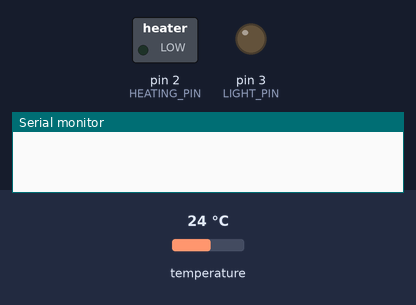
Simulated run of this sketch. Board: Arduino Uno, built with avr-gcc and run on an emulated ATmega328P. Shown: switched loads named in the sketch (green lamp = pin HIGH), output pins drawn as LEDs (lit = HIGH), the last lines printed to the serial monitor. Inputs (shaded band) come from the test bench; at power-on: temperature 24 °C.

Above: at 1.2 s.
1.3 s: temperature set to 25.3 °C
At 1.9 s:
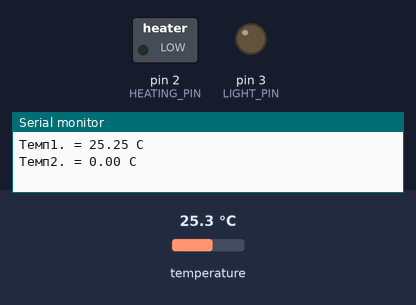
3.3 s: temperature set to 12 °C
At 5.1 s:
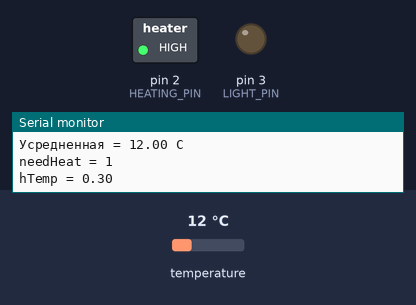
9.0 s: temperature set to 28 °C
At 10.8 s:
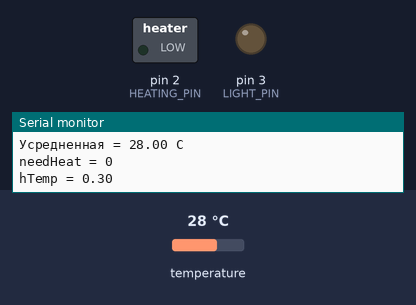
15.1 s: temperature set to 19 °C
At 17.7 s:
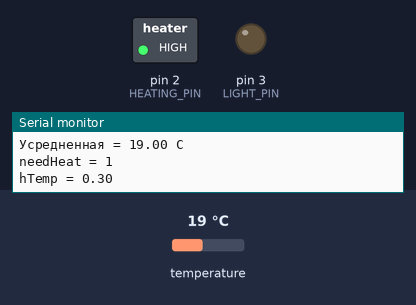
Timing chart, 0 to 22.2 s (numbered marks = the images above; inputs shaded):
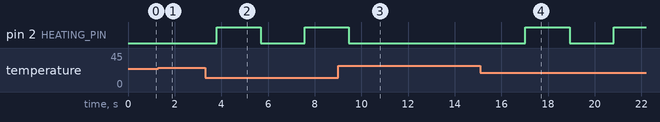

The sketch:

Aqua_server_SerialPrint.ino
```cpp
#include <OneWire.h>
#include "DallasTemperature.h"
#include <EEPROM.h>


// линия данных на пине 4
#define ONE_WIRE_PIN 4
// реле обогревателя управляется с пина 2
#define HEATING_PIN 2
// яркость освещения пин 3
#define LIGHT_PIN 3

// создаем экземпляр (oneWire) объекта
OneWire oneWire(ONE_WIRE_PIN);

// передаем ссылку на объект oneWire библиотеке DallasTemperature
DallasTemperature sensors(&oneWire);

// общее количество подключенных датчиков
const int cntSens = 2;

// переменная для считывания адресов датчиков
DeviceAddress SensorAdress;


// массив адресов текущих датчиков
DeviceAddress SensorsAdreses[cntSens];
// массив калибровочных коэфф. текущих датчиков
float SensorsCals[cntSens];

// количество датчиков с коэффицентами калибровки
const int cntCalSens = 3;

// массив структуры линейных калибровочных коэффициентов для датчиков
// при добавлении нового элемента нужно соответственно увеличить размерность
struct calibreSensors {
  DeviceAddress sensAddr;       // адрес датчика
  float calibreVal;             // калибровочный коэфф. датчика
} sensAddrCalibre[cntCalSens];  // создаем экземпляр в виде массива


// структура для передачи на панель управления
struct forSend {
  byte intPartTemp1;          // целая часть температуры датчика 1
  byte fractPartTemp1;        // дробная часть температуры датчика 1 (2 знака)
  byte intPartTemp2;          // целая часть температуры датчика 2
  byte fractPartTemp2;        // дробная часть температуры датчика 2 (2 знака)
  byte intPartTempSet;        // целая часть температуры для регулировки
  byte fractPartTempSet;      // дробная часть температуры для регулировки (2 знака)
  byte packFlags;             // упакованные флаги состояний
  byte CRC8_sum;              // контрольная сумма
} packForSend;                // создаем экземпляр

// структура для принятых от панели данных
struct receivedFrom {
  byte intPartTempSet;        // целая часть температуры для регулировки
  byte fractPartTempSet;      // дробная часть температуры для регулировки (2 знака)
  byte packFlags;             // упакованные флаги состояний (0-включить свет, 1-установить новое значение рег)
  byte CRC8_sum;              // контрольная сумма
} packReceivedFrom;           // создаем экземпляр


float EEMEM needTemp_addr;    // адрес сохраненной температуры в EEPROM

int deviceTmpCount = 0;       // количество подключенных температурных датчиков
float tempC[cntSens];         // массив для значений температуры
float tempCCal[cntSens];      // массив для калибровок значений температуры
int periodMeasure = 1000;     // задержка между запросами температуры (миллисекунды)
int periodSend = 1000;        // задержка между отправкой данных (миллисекунды)
uint32_t timerForTemp;        // таймер для задержки запросов (uint32_t = unsigned long)
uint32_t timerForSend;        // таймер для отправки данных в COM порт


int i;
int j;
int k;
float tmpTemp;


// переменные для регулировки температуры
int alrmMinTmp = 10;          // минимально допустимая температура "достоверности"
int alrmMaxTmp = 50;          // максимально допустимая температура "достоверности"
int minTmp = 17;              // минимально допустимая температура "регулирования"
int maxTmp = 29;              // максимально допустимая температура "регулирования"
float avrCurTemp;             // усредненное значение температуры с нескольких датчиков
float needTemp = 25;          // установленная для удержания температура (считываем из EEPROM)
float needNewTemp;            // новое значение для регулирования
float hTemp = 0.3;            // гистерезис для регулировки температуры
bool needHeat;                // флаг включения\отключения обогревателя
bool lastStateHeat;           // состояние нагревателя с предыдущего скана
bool needSetTemp = false;     // флаг установки нового значения регулирования
bool needSwichLight;          // флаг нажатия кнопки включения освещения
bool lightON;                 // флаг состояния освещения
bool needRst;                 // флаг перезагрузки
float curLighting;            // значение яркости лампы
forSend lastPackForSend;      // состояние структуры для передачи с предыдущего скана


void setup() {
  Serial.begin(9600);
  sensors.begin();    // запускаем библиотеку DallasTemperature

  needHeat = false;   // при старте обогреватель отключен
  lastStateHeat = false;

  lightON = false;    // при старте свет выключен
  curLighting = 0;

  pinMode(HEATING_PIN, OUTPUT);
  pinMode(LIGHT_PIN, OUTPUT);

  timerForTemp = millis();  // типа инициализируем таймер
  timerForSend = millis();

  needRst = false;


  // записываем калибровочные коэффициенты для известных датчиков
  // при добавлении нового датчика - нужно увеличить размерность экземпляра структуры выше
  sensAddrCalibre[0] = (calibreSensors) {{0x28, 0xAA, 0xCD, 0x04, 0x4F, 0x14, 0x01, 0xAA}, 0.41};
  sensAddrCalibre[1] = (calibreSensors) {{0x28, 0xE3, 0x5B, 0x79, 0x97, 0x10, 0x03, 0xEC}, 1.10};
  sensAddrCalibre[2] = (calibreSensors) {{0x28, 0x55, 0xAB, 0x16, 0xA8, 0x01, 0x3C, 0xA3}, 0.00};


  deviceTmpCount = sensors.getDeviceCount();    // запрос количества датчиков
  if (deviceTmpCount > cntSens) {
    Serial.println("Devices is more then defined! Find " + String(deviceTmpCount) + " devices");
    deviceTmpCount = cntSens;
  }
  for (i=0; i < deviceTmpCount; i++) {
    // считываем адреса подключенных датчиков
    sensors.getAddress (SensorsAdreses[i], i);
    // обнуляем коэфф. калибровки
    SensorsCals[i] = 0.0;
  }


  //сравниваем адреса найденных датчиков с ранее определенными и посчитанными коэффициентами
  for (i=0; i < deviceTmpCount; i++){   // перебираем доступные датчики
    for (j=0; j < cntCalSens; j++){     // перебираем описаные датчики с коэффициентами
      bool eqAddr = true;         // взводим флаг для поиска соответствия
      for (k=0; k <8; k++){
        // адреса состоят из массива (8 шт) значений типа uint8_t, перебираем каждый элемент адреса
        if (SensorsAdreses[i][k] != sensAddrCalibre[j].sensAddr[k]){
          eqAddr = false;         // если найдено несоответствие в адресах, сбрасываем флаг
        }
      }
      // если флаг не сброшен - значит результат поиска успешный
      if (eqAddr) {
        SensorsCals[i] = sensAddrCalibre[j].calibreVal;         // запоминаем коэффициент калибровки
      }
    }
  }


  // проверяем, есть ли в EEPROM сохраненное, достоверное значение регулирования
  EEPROM.get((int)&needTemp_addr, tmpTemp);
  if ((tmpTemp >= minTmp) && (tmpTemp <= maxTmp)){
    needTemp = tmpTemp;
  }
  // записываем новое значение рег-ия в структуру для отправки (оно под индексом 10)
  packForSend = insertToSend(10, needTemp, packForSend);
}


// функция перезагрузки
void(* resetFunc) (void) = 0;//объявляем функцию reset с адресом 0


void loop() {

//****************************************************************************
  // Получение данных от панели и разбор полученного
  if (Serial.available() >= (int) sizeof(packReceivedFrom)){
    Serial.readBytes((uint8_t *) & packReceivedFrom, sizeof(packReceivedFrom));
    // проверка CRC
    if (byte(packReceivedFrom.intPartTempSet + packReceivedFrom.fractPartTempSet + packReceivedFrom.packFlags) == packReceivedFrom.CRC8_sum){
      needNewTemp = packReceivedFrom.intPartTempSet;
      needNewTemp += ((float)packReceivedFrom.fractPartTempSet / 100.0);
      // 0-й бит включает\отключает свет
      needSwichLight = ((packReceivedFrom.packFlags & B00000001) > 0);
      // 1-й бит задает температуру для регулирования
      needSetTemp = ((packReceivedFrom.packFlags & B00000010) > 0);
      // 2-й бит вызывает перезагрузку
      needRst = ((packReceivedFrom.packFlags & B00000100) > 0);
      // если требуется установить температуру - проверяем вхождение в допустимые пределы
      if (needSetTemp){
        needSetTemp = (needNewTemp >= minTmp) && (needNewTemp <= maxTmp);
      }
    }
    // если получено больше данных чем предполагалось - вычитываем оставшиеся быйты для обнуления буфера
    if (Serial.available() > 0){
      Serial.readBytes((uint8_t *) & packReceivedFrom, Serial.available());
    }
  }


//****************************************************************************
  // обработка температурных датчиков и включение обогревателя

  // millis сбрасывается через 50 дней
  if (millis() < timerForTemp) {
    timerForTemp = millis();  // перезапускаем таймер
  }


  // считываем температуру и обрабатываем её по таймеру
  if (millis() - timerForTemp >= periodMeasure) {
    lastStateHeat = needHeat;   // сохраняем текущее состояние нагревателя
    needHeat = false;           // по умолчанию обогреватель отключен

    // если выполняется включение/выключение света - ничего не делаем
    // иначе плавного включения не будет (кипятильник на это время будет отключен)
    if (!((curLighting < 255) && (curLighting > 0))) {

      sensors.requestTemperatures();  // запрос температуры

      // заполняем массив температур
      avrCurTemp = 0;
      j = 0;
      for (i=0; i < deviceTmpCount; i++) {
        // если датчик отвалился - значение будет минус 127
        tempC[i] = sensors.getTempC(SensorsAdreses[i]);  // считываем температуру по адресу датчика
        tempC[i] = tempC[i] + SensorsCals[i];            // прибавляем калибровочный коэффициент для датчика


        // проверяем достоверность считанных значений
        // если датчик ушел в зашкал - не считаем его
        if ((tempC[i] > alrmMinTmp) && (tempC[i] < alrmMaxTmp)) {
          avrCurTemp += tempC[i];
          j++;
        }
        // записываем в структуру для передачи на панель значения температур
        packForSend = insertToSend(i + 1, tempC[i], packForSend);
        //Serial.println(i);
      }

Serial.println ("");
Serial.println ("==============================================================================");
Serial.println ("Темп1. = " + String(tempC[0]) + " C");
Serial.println ("Темп2. = " + String(tempC[1]) + " C");


      // если среднее значение больше нуля - значит живой минимум 1 датчик
      // и значения температуры в рабочем диапазоне
      if (avrCurTemp > 0) {
        avrCurTemp /= j;  // усредняем сумму температур

        // обогреватель был включен и темп поднялась выше заданной
        if ((lastStateHeat) && (avrCurTemp >= (needTemp))) {
          needHeat = false;
        }
        // обогреватель был отключен и темп упала ниже заданной минус гистерезис
        if ((!lastStateHeat) && (avrCurTemp <= (needTemp - hTemp))) {
          needHeat = true;
        }
      }

Serial.println ("Усредненная = " + String(avrCurTemp) + " C");
Serial.println ("needHeat = " + String(needHeat));
Serial.println ("hTemp = " + String(hTemp));


    }
    timerForTemp = millis();  // перезапускаем таймер
    // если все датчики в зашкале, то установленный в начале обработчика таймера
    // останется needHeat = false
  }


//****************************************************************************
  // нужно установить новое значение для регулирования
  if (needSetTemp){
    //если новое значение записалось в EEPROM удачно - принимаем его для регулирования
    if (setNewTemp((int)&needTemp_addr, needNewTemp))   {
      needTemp = needNewTemp;
      // записываем новое значение рег-ия в структуру для отправки (оно под индексом 10)
      packForSend = insertToSend(10, needTemp, packForSend);
    }
    needSetTemp = false;
  }


//****************************************************************************
  // нужно включить/выключить свет
  if (needSwichLight) {
    lightON = !lightON;
    needSwichLight = false;
  }

  if (lightON && (curLighting < 255)) {
    curLighting = curLighting + ((curLighting+1) / 1000.0);
    if (curLighting >= 254) {
      curLighting=255;
    }
  }

  if ((!lightON) && (curLighting > 0)) {
    curLighting = curLighting - (3.0 / curLighting);
    if (curLighting <= 2) {
      curLighting=0;
    }
  }

  analogWrite(LIGHT_PIN, curLighting);


//****************************************************************************
  // передаем данные в COM порт по таймеру
  // millis сбрасывается через 50 дней
  if (millis() < timerForSend) {
    timerForSend = millis();  // перезапускаем таймер
  }
  if (millis() - timerForSend >= periodSend) {
    //sendMyPack (packForSend);
    timerForSend = millis();
  }


//****************************************************************************
  // включаем\отключаем обогреватель
  digitalWrite(HEATING_PIN, needHeat);

//****************************************************************************
  // сохраняем текущее состояние структуры для отправки (думаю пригодится потом)
  lastPackForSend = packForSend;


//****************************************************************************
  // в конце loop проверяем - нужно ли перезагрузиться
  if (needRst) {
    needRst = false;
    resetFunc(); //вызываем reset
  }

}


//++++++++++++++++++++++++++++++++++++++++++++++++++++++++++++++++++++++++++++++++++++
// сохранение нового значения регулирования в EEPROM
bool setNewTemp (int addrEEM, float paramTmp){
  float tempTemp;
  EEPROM.put(addrEEM, paramTmp);
  EEPROM.get(addrEEM, tempTemp);
  return paramTmp == tempTemp;
}


//++++++++++++++++++++++++++++++++++++++++++++++++++++++++++++++++++++++++++++++++++++
// сохраняем значение температуры в структуру для передачи
forSend insertToSend(int numParam, float paramTemp, forSend pointStruct){
  if (paramTemp > 0) {
    switch (numParam){
      case 1:
        pointStruct.intPartTemp1 = paramTemp;    //дробная часть отбросится сама
        pointStruct.fractPartTemp1 = (paramTemp - pointStruct.intPartTemp1) * 100.0;
        break;
      case 2:
        pointStruct.intPartTemp2 = paramTemp;    //дробная часть отбросится сама
        pointStruct.fractPartTemp2 = (paramTemp - pointStruct.intPartTemp2) * 100.0;
        break;
      case 10:
        pointStruct.intPartTempSet = paramTemp;    //дробная часть отбросится сама
        pointStruct.fractPartTempSet = (paramTemp - pointStruct.intPartTempSet) * 100.0;
        break;
    }
  }
  else {
    // если датчик неисправен - значение температуры минус 127 градусов
    switch (numParam){
      case 1:
        pointStruct.intPartTemp1 = 0;
        pointStruct.fractPartTemp1 = 0;
        break;
      case 2:
        pointStruct.intPartTemp2 = 0;
        pointStruct.fractPartTemp2 = 0;
        break;
      case 10:
        pointStruct.intPartTempSet = 0;
        pointStruct.fractPartTempSet = 0;
        break;
    }
  }
  return pointStruct;
}


//++++++++++++++++++++++++++++++++++++++++++++++++++++++++++++++++++++++++++++++++++++
// вычисление CRC и отправка данных в COM порт
void sendMyPack (forSend newPackForSend){
  newPackForSend.CRC8_sum = 0;
  newPackForSend.CRC8_sum = byte(newPackForSend.CRC8_sum + newPackForSend.intPartTemp1 + newPackForSend.fractPartTemp1);
  newPackForSend.CRC8_sum = byte(newPackForSend.CRC8_sum + newPackForSend.intPartTemp2 + newPackForSend.fractPartTemp2);
  newPackForSend.CRC8_sum = byte(newPackForSend.CRC8_sum + newPackForSend.intPartTempSet + newPackForSend.fractPartTempSet);
  newPackForSend.CRC8_sum = byte(newPackForSend.CRC8_sum + newPackForSend.packFlags);

  Serial.write((uint8_t *) & newPackForSend, sizeof(newPackForSend));
  }
```

Measured:
- after the input at 1.3 s, pin 2 (HEATING_PIN): stays LOW (without the input it goes to HIGH after 0.61 s)
- after the input at 3.3 s, pin 2 (HEATING_PIN): LOW → HIGH after 0.50 s, → LOW 1.9 s later, → HIGH 1.9 s later
- after the input at 9.0 s, pin 2 (HEATING_PIN): goes on until 9.5 s, then stays LOW
- after the input at 15.1 s, pin 2 (HEATING_PIN): LOW → HIGH after 1.9 s, → LOW 1.9 s later, → HIGH 1.9 s later
